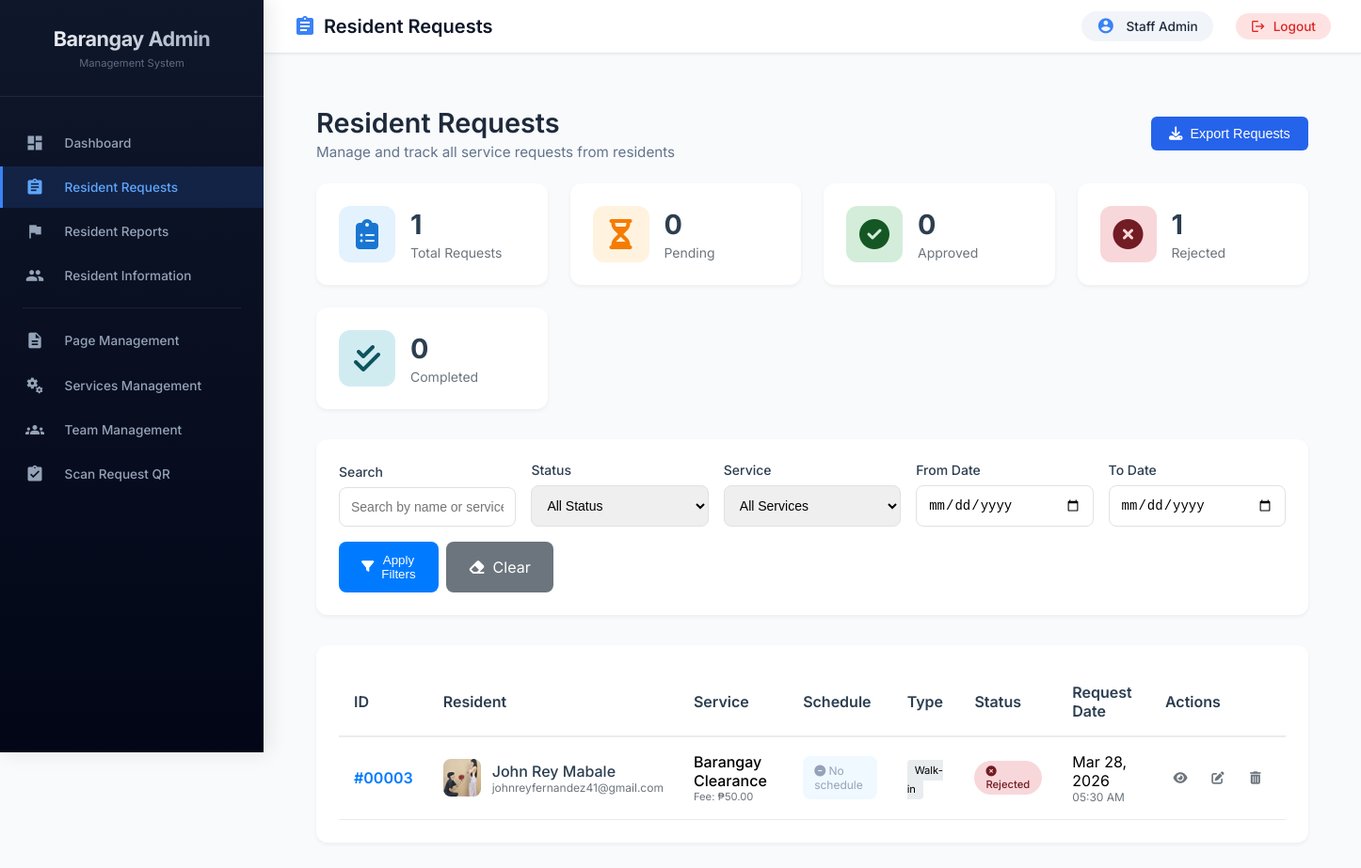
Page /admin/residents/requests.php (signed in) on the earlier database version.
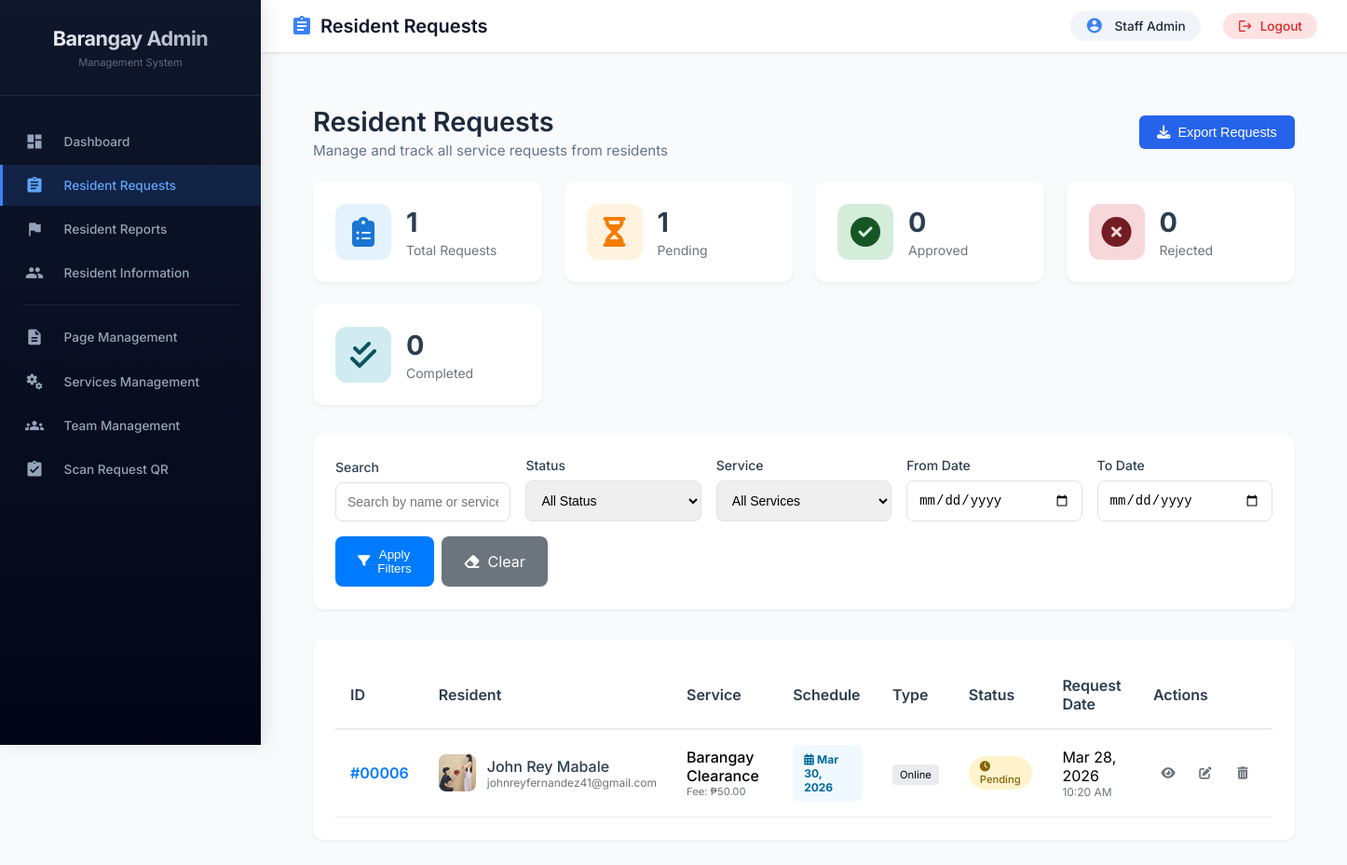
Same page on the later database version.
### tables this page shows
CREATE TABLE `resident_requests` (
  `id` int(11) NOT NULL,
  `user_id` int(11) NOT NULL,
  `service_id` int(11) NOT NULL,
  `request_type` varchar(50) DEFAULT 'online',
  `preferred_day` varchar(20) DEFAULT NULL,
  `preferred_time` varchar(50) DEFAULT NULL,
  `schedule_id` int(11) DEFAULT NULL,
  `preferred_date` date DEFAULT NULL,
  `status` enum('pending','approved','rejected','completed') DEFAULT 'pending',
  `admin_remarks` text DEFAULT NULL,
  `qr_token` varchar(100) DEFAULT NULL,
  `request_date` timestamp NOT NULL DEFAULT current_timestamp(),
  `processed_date` timestamp NULL DEFAULT NULL,
  `processed_by` int(11) DEFAULT NULL
);

CREATE TABLE `users` (
  `id` int(11) NOT NULL,
  `username` varchar(50) NOT NULL,
  `email` varchar(100) NOT NULL,
  `profile_pic` varchar(255) DEFAULT NULL,
  `password` varchar(255) NOT NULL,
  `first_name` varchar(50) DEFAULT NULL,
  `last_name` varchar(50) DEFAULT NULL,
  `address` text DEFAULT NULL,
  `contact_number` varchar(20) DEFAULT NULL,
  `user_type` enum('resident','admin') DEFAULT 'resident',
  `is_online` tinyint(1) DEFAULT 0,
  `last_activity` timestamp NOT NULL DEFAULT current_timestamp() ON UPDATE current_timestamp(),
  `created_at` timestamp NOT NULL DEFAULT current_timestamp(),
  `is_verified` tinyint(1) DEFAULT 0,
  `status` varchar(20) DEFAULT 'active',
  `last_login` datetime DEFAULT NULL,
  `last_login_ip` varchar(45) DEFAULT NULL
);

CREATE TABLE `services` (
  `id` int(11) NOT NULL,
  `service_name` varchar(100) NOT NULL,
  `description` text DEFAULT NULL,
  `requirements` text DEFAULT NULL,
  `fee` decimal(10,2) DEFAULT NULL,
  `is_active` tinyint(1) DEFAULT 1,
  `created_at` timestamp NOT NULL DEFAULT current_timestamp()
);

### admin/residents/requests.php (the view, shortened to what the rows shown need)
<?php
require_once dirname(__DIR__) . '/includes/permissions.php';
$query = "SELECT r.id, r.user_id, r.service_id, r.request_type, r.preferred_day,
          r.preferred_time, r.schedule_id, r.preferred_date, r.status,
          r.admin_remarks, r.qr_token, r.request_date, r.processed_date, r.processed_by,
          u.username, u.first_name, u.last_name, u.email, u.contact_number, u.profile_pic,
          s.service_name, s.fee,
          CONCAT(a.first_name, ' ', a.last_name) as processed_by_name
          FROM resident_requests r
          JOIN users u ON r.user_id = u.id
          JOIN services s ON r.service_id = s.id
          LEFT JOIN admins a ON r.processed_by = a.id
          WHERE 1=1";
$query .= " ORDER BY r.request_date DESC";
$stmt = $db->prepare($query);
$stmt->execute();
$requests = $stmt->fetchAll(PDO::FETCH_ASSOC);
include dirname(__DIR__) . '/includes/admin_header.php';
?>
<link rel="stylesheet" href="https://cdnjs.cloudflare.com/ajax/libs/font-awesome/6.4.0/css/all.min.css">
<div class="content-wrapper">
    <div class="module-header" style="display: flex; justify-content: space-between; align-items: center; margin-bottom: 1.5rem; flex-wrap: wrap; gap: 1rem;">
        <div class="module-title">
            <h1 style="font-size: 1.8rem; font-weight: 600; color: #1e293b; margin-bottom: 0.25rem;">Resident Requests</h1>
        </div>
    </div>
    <div class="table-card" style="background: white; border-radius: 12px; padding: 1.5rem; box-shadow: 0 2px 4px rgba(0,0,0,0.05); overflow-x: auto;">
        <table class="data-table" id="requestsTable" style="width: 100%; border-collapse: collapse; min-width: 800px;">
            <thead>
                <tr>
                    <th style="text-align: left; padding: 1rem; color: #2c3e50; font-weight: 600; border-bottom: 2px solid #e9ecef;">ID</th>
                    <th style="text-align: left; padding: 1rem; color: #2c3e50; font-weight: 600; border-bottom: 2px solid #e9ecef;">Resident</th>
                    <th style="text-align: left; padding: 1rem; color: #2c3e50; font-weight: 600; border-bottom: 2px solid #e9ecef;">Service</th>
                    <th style="text-align: left; padding: 1rem; color: #2c3e50; font-weight: 600; border-bottom: 2px solid #e9ecef;">Schedule</th>
                    <th style="text-align: left; padding: 1rem; color: #2c3e50; font-weight: 600; border-bottom: 2px solid #e9ecef;">Type</th>
                    <th style="text-align: left; padding: 1rem; color: #2c3e50; font-weight: 600; border-bottom: 2px solid #e9ecef;">Status</th>
                    <th style="text-align: left; padding: 1rem; color: #2c3e50; font-weight: 600; border-bottom: 2px solid #e9ecef;">Request Date</th>
                    <th style="text-align: left; padding: 1rem; color: #2c3e50; font-weight: 600; border-bottom: 2px solid #e9ecef;">Actions</th>
                   </tr>
            </thead>
            <tbody>
                <?php if (empty($requests)): ?>
                    <tr>
                        <td colspan="8" style="text-align: center; padding: 3rem; color: #6c757d;">
                            <i class="fas fa-inbox" style="font-size: 3rem; margin-bottom: 1rem; display: block; color: #dee2e6;"></i>
                            <p>No requests found</p>
                        </td>
                    </tr>
                <?php else: ?>
                    <?php foreach ($requests as $request): ?>
                    <tr>
                        <td style="padding: 1rem; border-bottom: 1px solid #e9ecef; font-weight: 600; color: #007bff;">#<?php echo str_pad($request['id'], 5, '0', STR_PAD_LEFT); ?></td>
                        <td style="padding: 1rem; border-bottom: 1px solid #e9ecef;">
                            <div style="display: flex; align-items: center; gap: 0.75rem;">
                                <?php
                                $profile_pic_path = $request['profile_pic_path'] ?? null;
                                if (!empty($profile_pic_path) && file_exists($profile_pic_path)):
                                ?>
                                    <img src="<?php echo $profile_pic_path; ?>" class="resident-avatar-img" alt="Profile">
                                <?php else: ?>
                                    <div class="resident-avatar">
                                        <?php echo strtoupper(substr($request['first_name'] ?? '?', 0, 1) . substr($request['last_name'] ?? '?', 0, 1)); ?>
                                    </div>
                                <?php endif; ?>
                                <div>
                                    <div style="font-weight: 500; color: #2c3e50;"><?php echo htmlspecialchars(($request['first_name'] ?? '') . ' ' . ($request['last_name'] ?? '')); ?></div>
                                    <div style="font-size: 0.75rem; color: #6c757d;"><?php echo htmlspecialchars($request['email'] ?? ''); ?></div>
                                </div>
                            </div>
                        </td>
                        <td style="padding: 1rem; border-bottom: 1px solid #e9ecef;">
                            <div>
                                <div style="font-weight: 500;"><?php echo htmlspecialchars($request['service_name'] ?? 'N/A'); ?></div>
                                <div style="font-size: 0.7rem; color: #6c757d;">Fee: <?php echo $request['fee'] > 0 ? '₱' . number_format($request['fee'], 2) : 'Free'; ?></div>
                            </div>
                         </div>
                        <td style="padding: 1rem; border-bottom: 1px solid #e9ecef;">
                            <div class="schedule-info">
                                <?php
                                $has_schedule = false;
                                if (!empty($request['preferred_date']) && $request['preferred_date'] != '0000-00-00' && $request['preferred_date'] != '1970-01-01'):
                                    $has_schedule = true;
                                    $date_timestamp = strtotime($request['preferred_date']);
                                    if ($date_timestamp && $date_timestamp > 0):
                                ?>
                                    <div><i class="fas fa-calendar-alt"></i> <strong><?php echo date('M d, Y', $date_timestamp); ?></strong></div>
                                <?php
                                    endif;
                                endif;
                                ?>
                                <?php
                                if (!$has_schedule):
                                ?>
                                    <span style="color: #94a3b8;"><i class="fas fa-minus-circle"></i> No schedule</span>
                                <?php endif; ?>
                            </div>
                         </div>
                        <td style="padding: 1rem; border-bottom: 1px solid #e9ecef;">
                            <span style="background: #e9ecef; padding: 0.25rem 0.5rem; border-radius: 4px; font-size: 0.7rem;"><?php echo ucfirst($request['request_type'] ?? 'online'); ?></span>
                         </div>
                        <td style="padding: 1rem; border-bottom: 1px solid #e9ecef;">
                            <span class="status-badge" style="background: <?php echo $request['status'] == 'pending' ? '#fff3cd' : ($request['status'] == 'approved' ? '#d4edda' : ($request['status'] == 'rejected' ? '#f8d7da' : '#d1ecf1')); ?>; color: <?php echo $request['status'] == 'pending' ? '#856404' : ($request['status'] == 'approved' ? '#155724' : ($request['status'] == 'rejected' ? '#721c24' : '#0c5460')); ?>;">
                                <i class="fas fa-<?php echo $request['status'] == 'pending' ? 'clock' : ($request['status'] == 'approved' ? 'check-circle' : ($request['status'] == 'rejected' ? 'times-circle' : 'check-double')); ?>"></i>
                                <?php echo ucfirst($request['status'] ?? 'pending'); ?>
                            </span>
                         </div>
                        <td style="padding: 1rem; border-bottom: 1px solid #e9ecef;">
                            <div>
                                <?php echo date('M d, Y', strtotime($request['request_date'] ?? 'now')); ?>
                                <small style="display: block; font-size: 0.75rem; color: #6c757d;"><?php echo date('h:i A', strtotime($request['request_date'] ?? 'now')); ?></small>
                            </div>
                         </div>
                        <td style="padding: 1rem; border-bottom: 1px solid #e9ecef;">
                            <div style="display: flex; gap: 0.5rem;">
                                <button onclick="viewRequest(<?php echo $request['id']; ?>)" class="btn-icon" title="View Details">
                                    <i class="fas fa-eye"></i>
                                </button>
                                <button onclick="updateStatus(<?php echo $request['id']; ?>)" class="btn-icon" title="Update Status">
                                    <i class="fas fa-edit"></i>
                                </button>
                                <button onclick="deleteRequest(<?php echo $request['id']; ?>)" class="btn-icon delete" title="Delete Request">
                                    <i class="fas fa-trash-alt"></i>
                                </button>
                            </div>
                    <?php endforeach; ?>
                <?php endif; ?>
<?php include dirname(__DIR__) . '/includes/admin_footer.php'; ?>

Differences in the rows shown:
removed resident_requests: id "00003", user.last_name "John Rey Mabale", user.email "johnreyfernandez41@gmail.com", service.service_name "Barangay Clearance", service.fee "50.00", shows "No schedule", request_type "Walk-in", status "Rejected", request_date "Mar 28, 2026", request_date "05:30 AM"
added resident_requests: id "00006", user.last_name "John Rey Mabale", user.email "johnreyfernandez41@gmail.com", service.service_name "Barangay Clearance", service.fee "50.00", preferred_date "Mar 30, 2026", request_type "Online", status "Pending", request_date "Mar 28, 2026", request_date "10:20 AM"
Other differences:
$stats['pending']: "0" → "1"
$stats['rejected']: "1" → "0"
